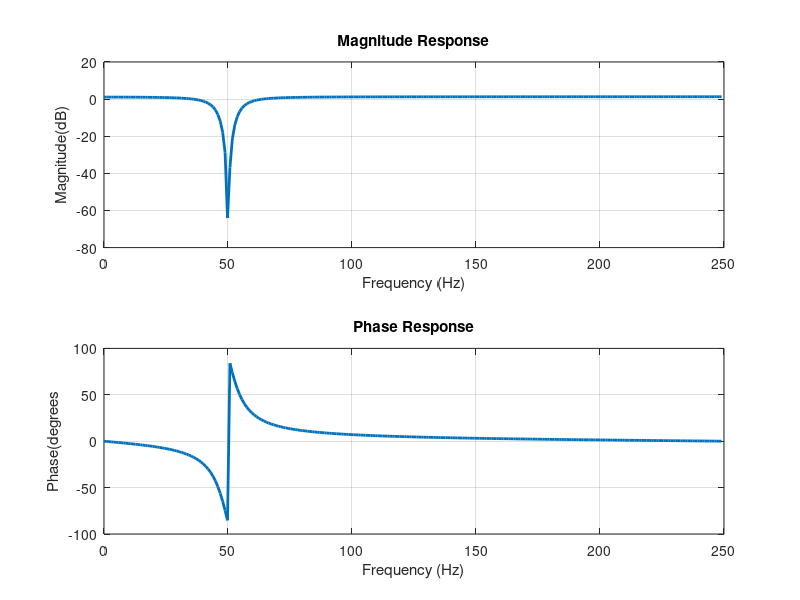

Recreate this plot in MATLAB.
clc;
clear all;
close all;

% Frequency response from transfer function

b = [1 -1.6180 1]; % numerator
a = [1 -1.5161 0.878]; % denominator
% freqz(b, a, 256, 500);
%Fs = 256 and number of points between 0 and Fs/2 is 512
[h,f] = freqz(b, a, 256, 500);
subplot(211)
plot(f, 20*log(abs(h)), 'Linewidth', 2);
title("Magnitude Response");
xlabel("Frequency (Hz)");
ylabel("Magnitude(dB)");
grid on
subplot(212)
plot(f, angle(h)*180/pi, 'Linewidth', 2);
title("Phase Response");
xlabel("Frequency (Hz)");
ylabel("Phase(degrees");
grid on